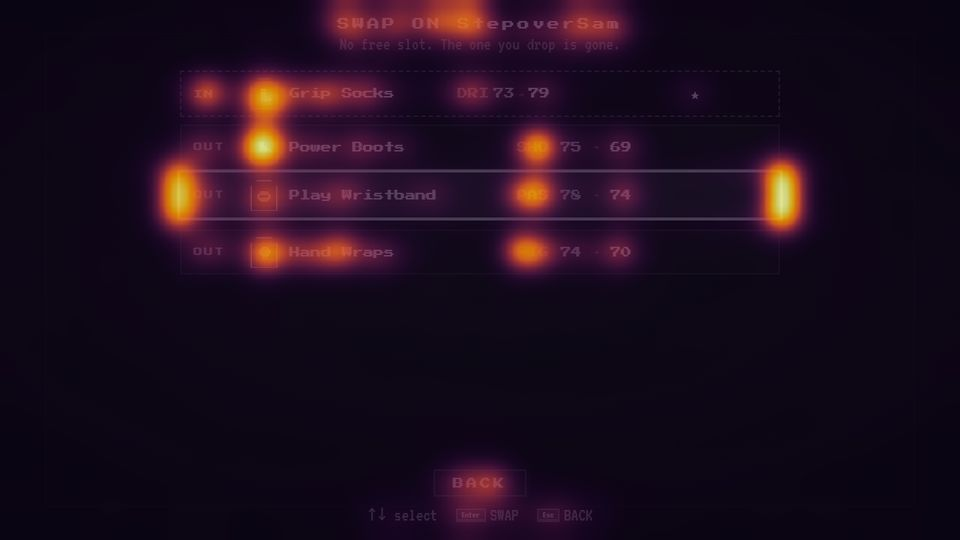
#> input picture tools/mockups/gear-pick/sal/A-full.jpg, 960 x 540 px
$ python imgmetrics.py ../../../tools/mockups/gear-pick/sal/A-full.jpg
#> lines starting #> are read from the running program, lines starting #| are printed output that depends on the picture; after the words box and inside, x2 and y2 are one past the last pixel; in counts of white or black regions, pixels touching at a corner belong together
# đo ảnh: saliency (spectral residual trên L, a, b), mật độ cạnh, số họ màu
import sys, os, json
import numpy as np, cv2
from PIL import Image

def load(p):
    return cv2.cvtColor(np.asarray(Image.open(p).convert('RGB')), cv2.COLOR_RGB2BGR)

def saliency(bgr):
    lab = cv2.cvtColor(bgr, cv2.COLOR_BGR2LAB).astype(np.float32)
    acc = None
    for c in range(3):
        ch = cv2.resize(lab[..., c], (160, 90), interpolation=cv2.INTER_AREA)
        F = np.fft.fft2(ch)
        logA = np.log(np.abs(F) + 1e-6); ph = np.angle(F)
        sr = logA - cv2.blur(logA, (3, 3))
        s = np.abs(np.fft.ifft2(np.exp(sr + 1j * ph))) ** 2
        s = cv2.GaussianBlur(s, (0, 0), 2.5)
        s = s / (s.max() + 1e-9)
        acc = s if acc is None else acc + s
#> this loop made 3 passes
#> pass 1, in saliency, `ph = np.angle(F)`:
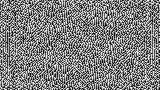
#> ph: shape (90, 160) float64; min -3.14, max 3.14, mean -0.000218; drawn with min black and max white
#> pass 1, in saliency, `sr = logA - cv2.blur(logA, (3, 3))`:
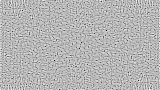
#> sr: shape (90, 160) float64; min -4.05, max 1.63, mean 0.00332; drawn with min black and max white
#> after the loop:
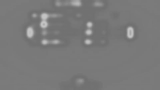
#> ch: shape (90, 160) float32; min 110.8, max 196.9, mean 122.1
#> after the loop:
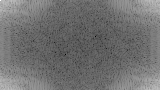
#> logA: shape (90, 160) float64; min -3.84, max 14.38, mean 4.3; drawn with min black and max white
    acc = acc / acc.max()
    return cv2.resize(acc, (bgr.shape[1], bgr.shape[0]), interpolation=cv2.INTER_CUBIC)
#> returned value: shape (540, 960) float64

def heat(bgr, s):
    g = cv2.cvtColor(cv2.cvtColor(bgr, cv2.COLOR_BGR2GRAY), cv2.COLOR_GRAY2BGR).astype(np.float32) * 0.35
    hm = cv2.applyColorMap((np.clip(s, 0, 1) * 255).astype(np.uint8), cv2.COLORMAP_INFERNO).astype(np.float32)
    a = np.clip(s * 1.3, 0, 0.85)[..., None]
    return (g * (1 - a) + hm * a).astype(np.uint8)
#> returned value: shape (540, 960, 3)

def peaks(s, n=6, r=70):
    s = s.copy(); out = []
    for _ in range(n):
        y, x = np.unravel_index(np.argmax(s), s.shape)
        out.append((int(x), int(y), round(float(s[y, x]), 2)))
        cv2.circle(s, (int(x), int(y)), r, 0, -1)
    return out

def edges(bgr, box=None):
    g = cv2.cvtColor(bgr, cv2.COLOR_BGR2GRAY)
    if box: x0, y0, x1, y1 = box; g = g[y0:y1, x0:x1]
    e = cv2.Canny(g, 60, 140)
    return float((e > 0).mean() * 100)

def hues(bgr, box=None):
#> called with box = (60, 40, 1220, 700)
    hsv = cv2.cvtColor(bgr, cv2.COLOR_BGR2HSV)
#> hsv: shape (540, 960, 3); mean H, S, V 134.7, 179.6, 36.8
    if box: x0, y0, x1, y1 = box; hsv = hsv[y0:y1, x0:x1]
#> after `hsv = hsv[y0:y1, x0:x1]`: hsv: shape (500, 900, 3); mean H, S, V 134.7, 178.9, 36.8
    h, s, v = hsv[..., 0].astype(int) * 2, hsv[..., 1] / 255, hsv[..., 2] / 255
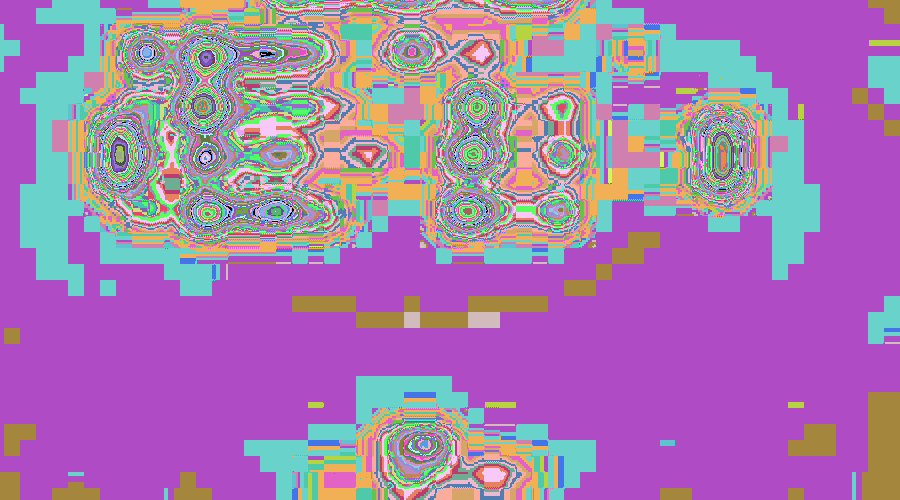
#> h: shape (500, 900) int64; 87 distinct labels, from 0 to 358; one colour per label, 0 black
#> s: shape (500, 900) float64
    m = (s > 0.45) & (v > 0.45)
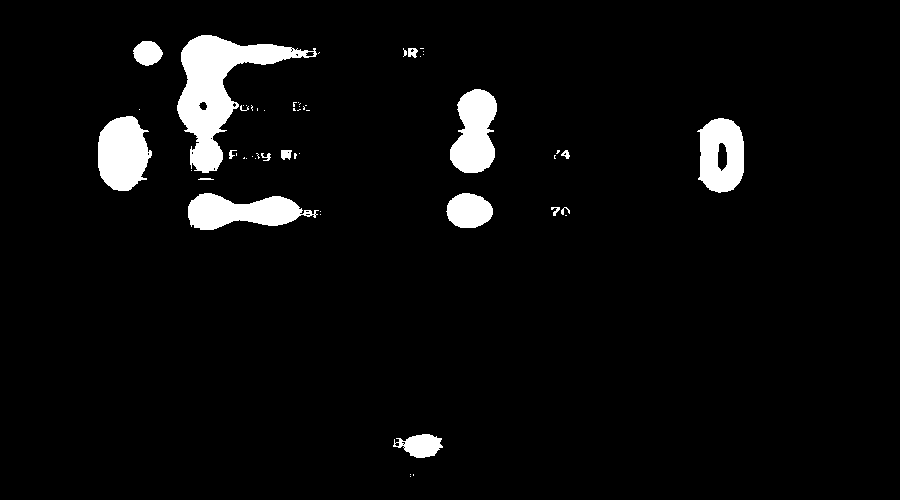
#> m: shape (500, 900) bool; 4.7% white; 55 white regions (38 under 20 px), largest, box (x1, y1, x2, y2) and area: (177, 35, 317, 173) 6565, (98, 116, 152, 191) 3056, (188, 193, 319, 230) 2920
    sat_pct = float(m.mean() * 100)
#> sat_pct = 4.7
    hist = np.bincount((h[m] // 30) % 12, minlength=12)
#> hist = [8091, 3916, 58, 0, 0, 0, 0, 0, 0, 0, 376, 8724]
    fam = int((hist > max(1, m.size * 0.0008)).sum())
#> fam = 4
    return fam, round(sat_pct, 2)

if __name__ == '__main__':
    out = {}
    os.makedirs('sal', exist_ok=True)
    for p in sys.argv[1:]:
        name = os.path.splitext(os.path.basename(p))[0]
        b = load(p)
        s = saliency(b)
        cv2.imwrite(os.path.join('sal', name + '.sal.png'), heat(b, s))
        box = (60, 40, 1220, 700)   # trong khung thẻ che (bỏ viền map)
        fam, sat = hues(b, box)
#> fam = 4; sat = 4.7
        out[name] = dict(edge=round(edges(b, box), 2), hue_families=fam, saturated_pct=sat, peaks=peaks(s))
#> in edges, `e = cv2.Canny(g, 60, 140)`: e: shape (500, 900); 1.4% white in thin lines or dots, all inside (x1, y1, x2, y2) = (116, 0, 730, 481)
#> the loop in peaks, `for _ in range(n):` made 6 passes
#> (y, x) on passes 1 to 6: (209, 782), (145, 258), (204, 173), (0, 467), (148, 538), (28, 532)
#> after the loop in peaks, `for _ in range(n):`:
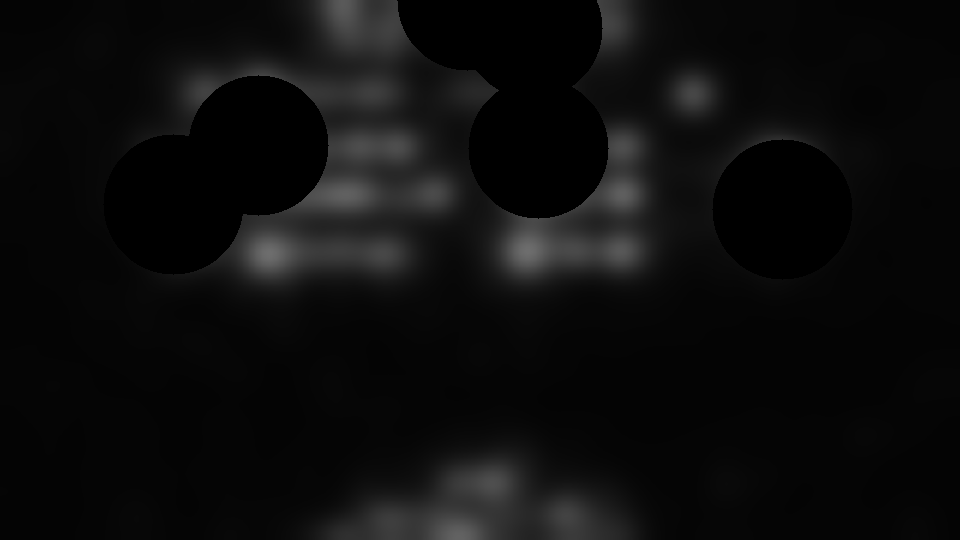
#> s: shape (540, 960) float64; min 0, max 0.431, mean 0.0516
#> after the loop in peaks, `for _ in range(n):`: out = [(782, 209, 1), (258, 145, 0.84), (173, 204, 0.55), (467, 0, 0.5), (538, 148, 0.48), (532, 28, 0.45)]
        print(name, out[name])
#| A-full {'edge': 1.41, 'hue_families': 4, 'saturated_pct': 4.7, 'peaks': [(782, 209, 1.0), (258, 145, 0.84), (173, 204, 0.55), (467, 0, 0.5), (538, 148, 0.48), (532, 28, 0.45)]}
    json.dump(out, open('imgmetrics.json', 'w'), indent=1)

$ run again, on tools/mockups/gear-pick/sal/A-school.jpg
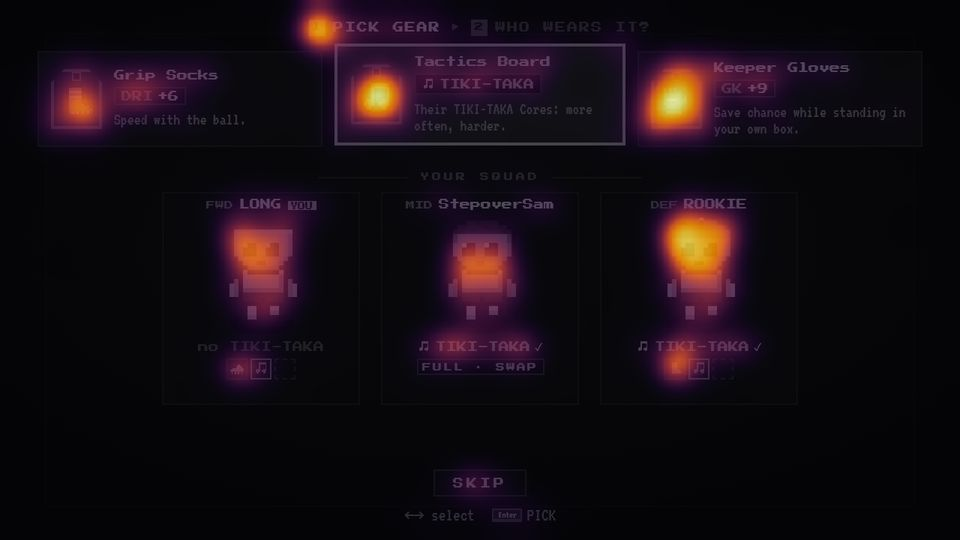
#> input picture tools/mockups/gear-pick/sal/A-school.jpg, 960 x 540 px
#> h: shape (500, 900) int64; 100 distinct labels, from 0 to 358
#> in hues, `m = (s > 0.45) & (v > 0.45)`:
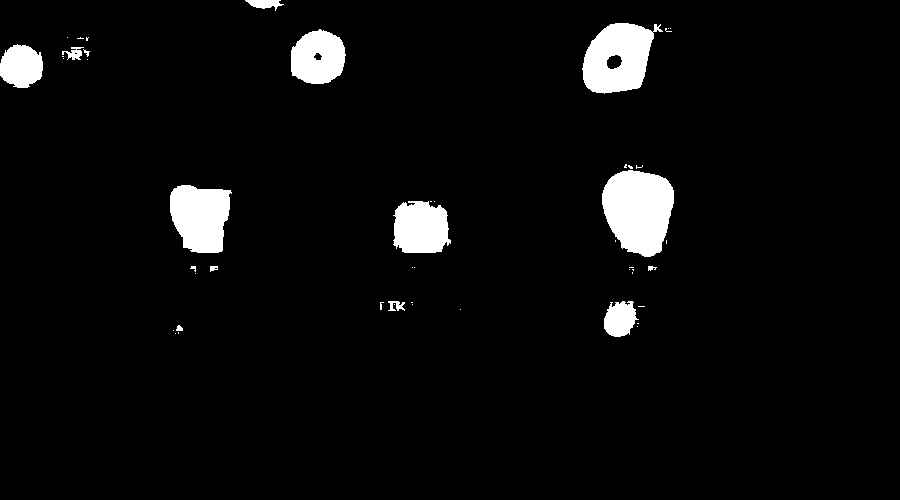
#> m: shape (500, 900) bool; 4.4% white; 49 white regions (34 under 20 px), largest, box (x1, y1, x2, y2) and area: (602, 170, 674, 257) 4760, (582, 23, 663, 94) 3799, (170, 185, 232, 253) 3287
#> sat_pct = 4.4
#> hist = [8155, 4027, 71, 0, 0, 0, 0, 0, 0, 0, 228, 7334]
#> in hues, `fam = int((hist > max(1, m.size * 0.0008)).sum())`: fam = 3
#> `fam, sat = hues(b, box)`: sat = 4.4
#> e: shape (500, 900); 2.6% white in thin lines or dots, all inside (x1, y1, x2, y2) = (8, 3, 846, 481)
#> the loop in peaks, `for _ in range(n):` made 6 passes
#> (y, x) on passes 1 to 6: (95, 378), (25, 318), (104, 670), (240, 673), (78, 766), (484, 475)
#> after the loop in peaks, `for _ in range(n):`:
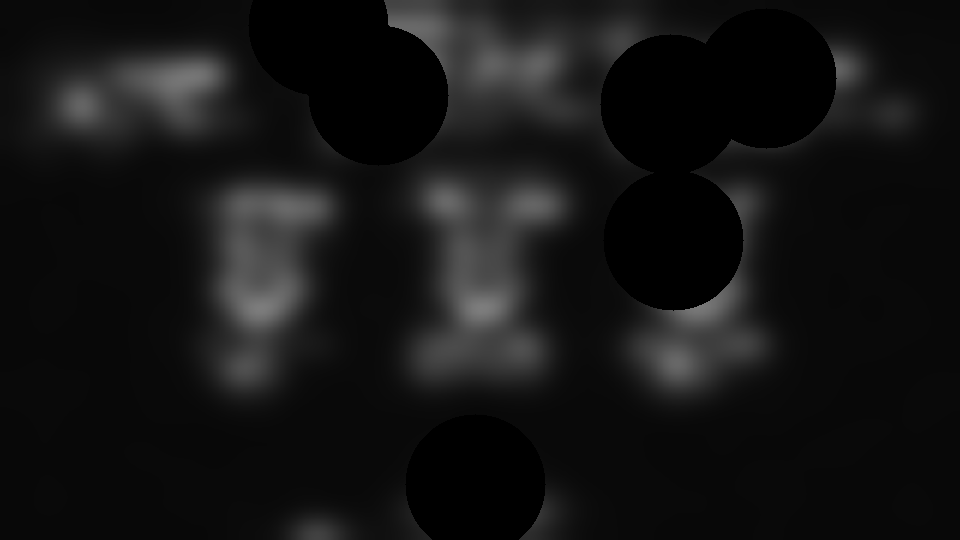
#> s: shape (540, 960) float64; min 0, max 0.491, mean 0.0802
#> after the loop in peaks, `for _ in range(n):`: out = [(378, 95, 1.02), (318, 25, 0.93), (670, 104, 0.7), (673, 240, 0.6), (766, 78, 0.5), (475, 484, 0.5)]
#| A-school {'edge': 2.56, 'hue_families': 3, 'saturated_pct': 4.4, 'peaks': [(378, 95, 1.02), (318, 25, 0.93), (670, 104, 0.7), (673, 240, 0.6), (766, 78, 0.5), (475, 484, 0.5)]}

$ run again, on tools/mockups/gear-pick/sal/A-who.jpg
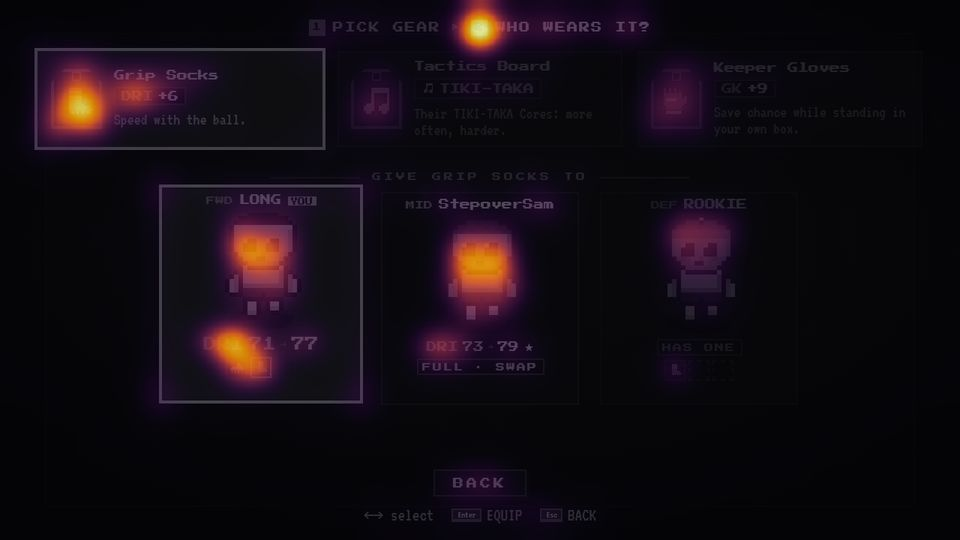
#> input picture tools/mockups/gear-pick/sal/A-who.jpg, 960 x 540 px
#> h: shape (500, 900) int64; 94 distinct labels, from 0 to 358
#> in hues, `m = (s > 0.45) & (v > 0.45)`:
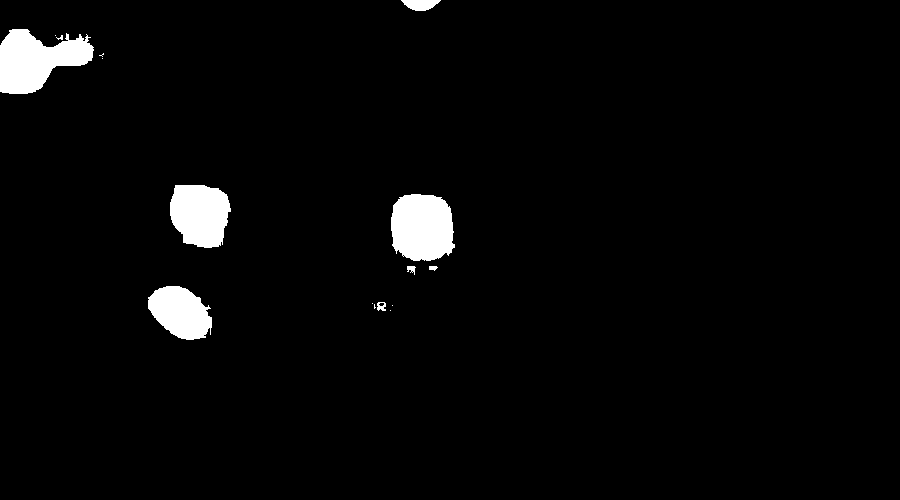
#> m: shape (500, 900) bool; 3% white; 16 white regions (8 under 20 px), largest, box (x1, y1, x2, y2) and area: (0, 29, 94, 94) 3819, (391, 194, 455, 261) 3598, (170, 185, 231, 248) 3074
#> sat_pct = 2.98
#> hist = [5660, 2521, 0, 0, 0, 0, 0, 0, 0, 0, 158, 5091]
#> in hues, `fam = int((hist > max(1, m.size * 0.0008)).sum())`: fam = 3
#> `fam, sat = hues(b, box)`: sat = 2.98
#> e: shape (500, 900); 2% white in thin lines or dots, all inside (x1, y1, x2, y2) = (0, 3, 790, 484)
#> the loop in peaks, `for _ in range(n):` made 6 passes
#> (y, x) on passes 1 to 6: (30, 478), (341, 305), (109, 83), (298, 249), (25, 628), (27, 552)
#> after the loop in peaks, `for _ in range(n):`:
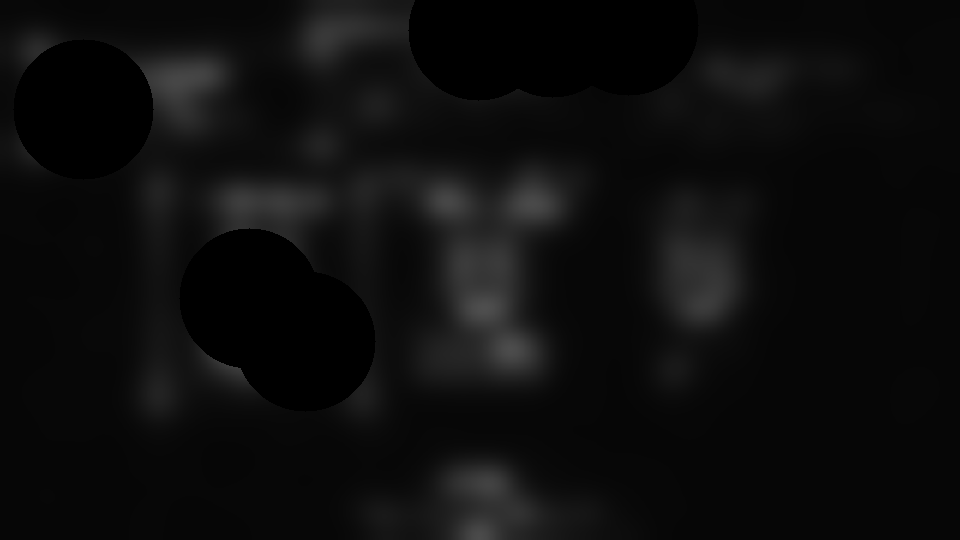
#> s: shape (540, 960) float64; min 0, max 0.308, mean 0.0522
#> after the loop in peaks, `for _ in range(n):`: out = [(478, 30, 1.01), (305, 341, 0.41), (83, 109, 0.33), (249, 298, 0.32), (628, 25, 0.32), (552, 27, 0.32)]
#| A-who {'edge': 2.02, 'hue_families': 3, 'saturated_pct': 2.98, 'peaks': [(478, 30, 1.01), (305, 341, 0.41), (83, 109, 0.33), (249, 298, 0.32), (628, 25, 0.32), (552, 27, 0.32)]}

$ run again, on tools/mockups/gear-pick/sal/B-full.jpg
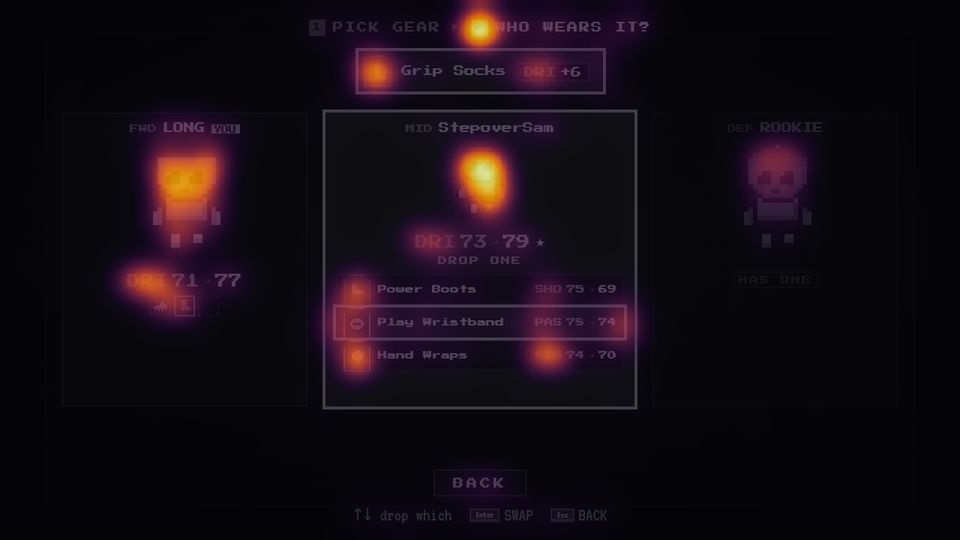
#> input picture tools/mockups/gear-pick/sal/B-full.jpg, 960 x 540 px
#> h: shape (500, 900) int64; 98 distinct labels, from 0 to 358
#> m: shape (500, 900) bool; 3.3% white; 23 white regions (11 under 20 px), largest, box (x1, y1, x2, y2) and area: (93, 109, 162, 207) 4759, (395, 106, 451, 177) 2946, (273, 241, 315, 334) 2443
#> sat_pct = 3.31
#> hist = [5680, 2224, 37, 0, 0, 0, 0, 0, 0, 0, 139, 6833]
#> in hues, `fam = int((hist > max(1, m.size * 0.0008)).sum())`: fam = 3
#> `fam, sat = hues(b, box)`: sat = 3.31
#> e: shape (500, 900); 2.4% white in thin lines or dots, all inside (x1, y1, x2, y2) = (69, 7, 763, 483)
#> the loop in peaks, `for _ in range(n):` made 6 passes
#> (y, x) on passes 1 to 6: (29, 479), (167, 486), (281, 226), (242, 521), (28, 625), (294, 427)
#> after the loop in peaks, `for _ in range(n):`:
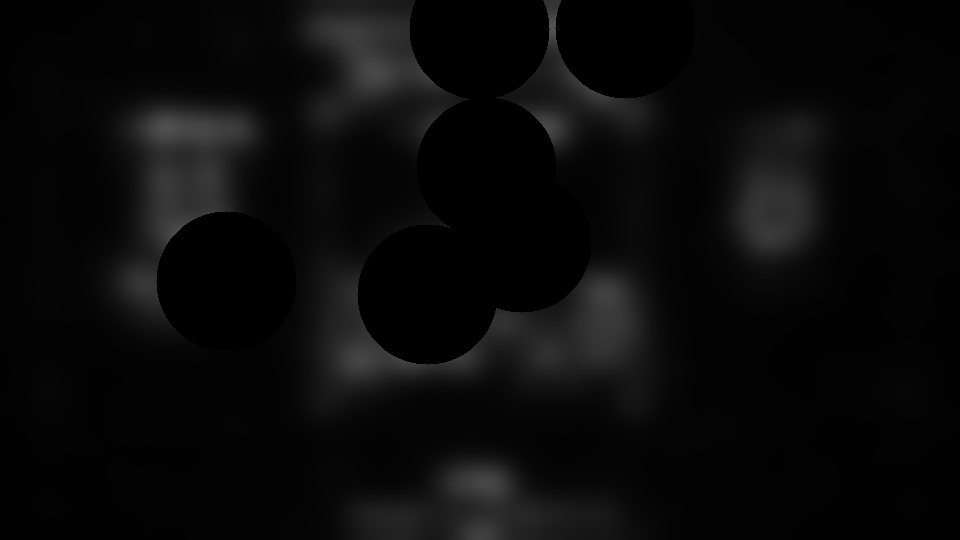
#> s: shape (540, 960) float64; min 0, max 0.324, mean 0.0403
#> after the loop in peaks, `for _ in range(n):`: out = [(479, 29, 1.01), (486, 167, 0.63), (226, 281, 0.43), (521, 242, 0.4), (625, 28, 0.38), (427, 294, 0.35)]
#| B-full {'edge': 2.4, 'hue_families': 3, 'saturated_pct': 3.31, 'peaks': [(479, 29, 1.01), (486, 167, 0.63), (226, 281, 0.43), (521, 242, 0.4), (625, 28, 0.38), (427, 294, 0.35)]}
